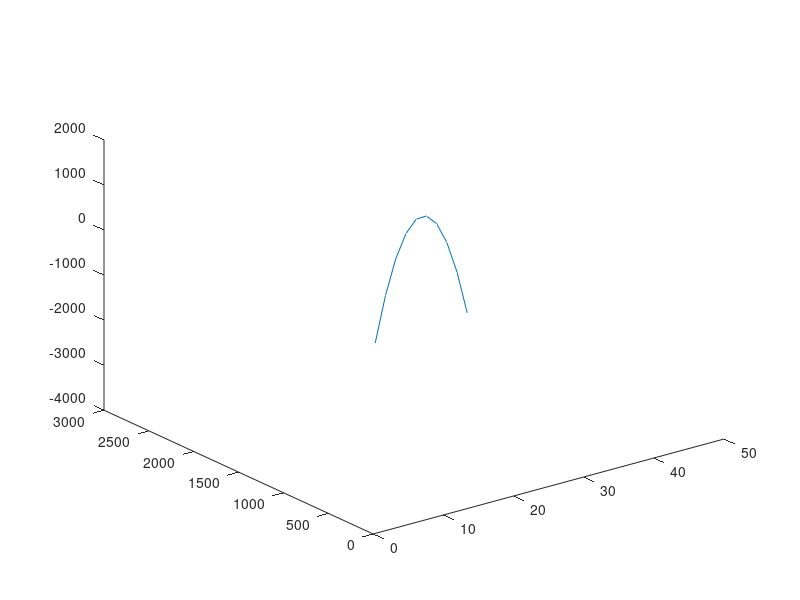

MATLAB code to generate this figure:
% Juan Jesús Ortiz Vazquez
v0=162;
alpha=70; % Importante: considera que son grados
g=9.8;
% define el vector de tiempo:
t=[1:5:46]; 
% define el vector x, usando la fórmula dada:
x=v0*cos(alpha/57.2958).*t;
% definir el vector y, usando la fórmula dada:
y=v0*sin(alpha/57.2958).*t-.5*g.*t.^2;
% define el vector r, usando la fórmula dada:
r=sqrt((x.^2)+(y.^2));
% define el vector tetha, usando la fórmula dada (no olvides usar la función inversa de la tangente
theta=atand(y./x);
% a continuación puedes graficar la trayectoria:
plot3(t,x,y);